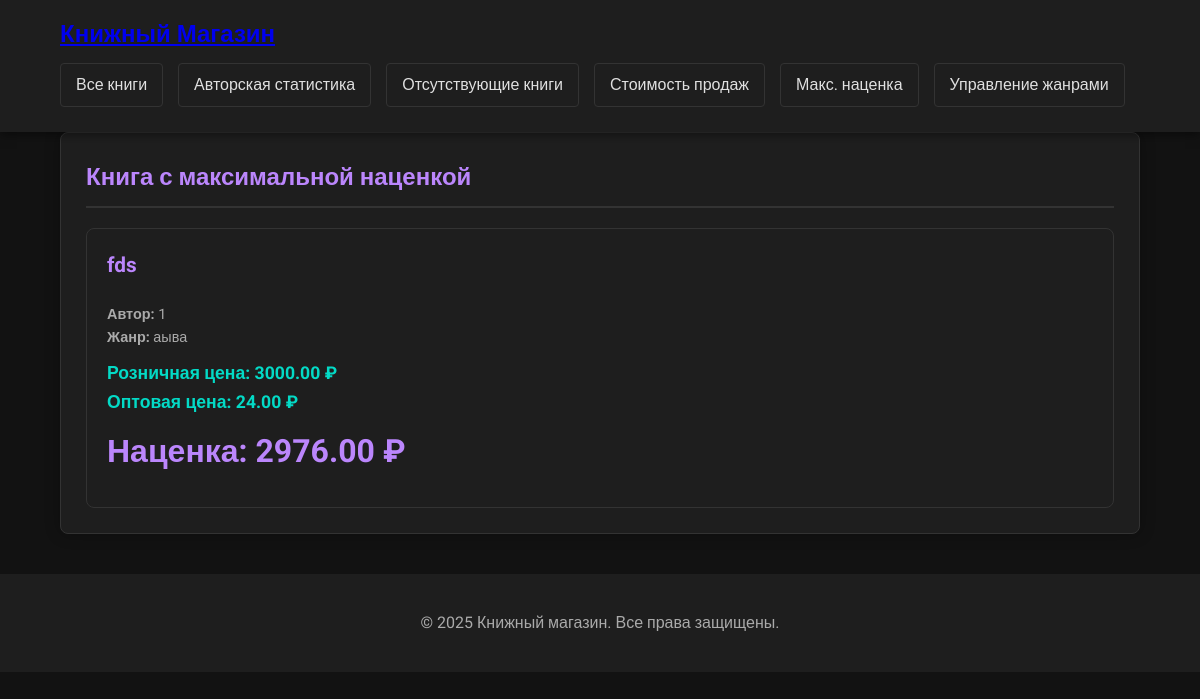
Page /books/price/difference/ on the committed database.
### books/models.py (models this page shows, shortened)
class Book(models.Model):
    MEDIUM_CHOICES = [
        ('P', 'Бумажная'),
        ('E', 'Электронная'),
        ('A', 'Аудио'),
    ]
    title = models.CharField(max_length=200, verbose_name="Название")
    author = models.CharField(max_length=100, verbose_name="Автор")
    code = models.CharField(max_length=50, unique=True, verbose_name="Шифр произведения")
    genre = models.ForeignKey(Genre, on_delete=models.CASCADE, verbose_name="Жанр")
    year = models.PositiveIntegerField(verbose_name="Год издания")
    pages = models.PositiveIntegerField(verbose_name="Количество страниц", blank=True, null=True)
    medium = models.CharField(max_length=1, choices=MEDIUM_CHOICES, verbose_name="Носитель")
    wholesale_price = models.DecimalField(max_digits=10, decimal_places=2, verbose_name="Оптовая цена")
    retail_price = models.DecimalField(max_digits=10, decimal_places=2, verbose_name="Розничная цена")
    stock = models.PositiveIntegerField(default=0, verbose_name="В наличии")
    sold = models.PositiveIntegerField(default=0, verbose_name="Продано")
    @property
    def price_difference(self):
        return self.retail_price - self.wholesale_price

class Genre(models.Model):
    name = models.CharField(max_length=100, unique=True, verbose_name="Название жанра")

### books/views.py (the view)
# urls.py: path('price/difference/', views.price_difference, name='price_difference'),
def price_difference(request):
    book = Book.objects.annotate(
        diff=ExpressionWrapper(
            F('retail_price') - F('wholesale_price'),
            output_field=DecimalField(max_digits=10, decimal_places=2)
        )
    ).order_by('-diff').first()
    if not book:
        messages.info(request, "В базе данных нет книг")
        return redirect('book_list')
    return render(request, 'books/price_difference.html', {'book': book})

### books/templates/books/price_difference.html
{% extends 'books/base.html' %}
    {% load static %}
{% block content %}
<div class="card">
    <h2>Книга с максимальной наценкой</h2>
    {% if book %}
    <div class="book-card">
        <h3>{{ book.title }}</h3>
        <div class="book-meta">
            <div><strong>Автор:</strong> {{ book.author }}</div>
            <div><strong>Жанр:</strong> {{ book.genre.name }}</div>
        </div>
        <div class="book-price">
            Розничная цена: {{ book.retail_price }} ₽
        </div>
        <div class="book-price">
            Оптовая цена: {{ book.wholesale_price }} ₽
        </div>
        <div class="stats-value">
            Наценка: {{ book.price_difference }} ₽
        </div>
    </div>
    {% else %}
    <p>Данные отсутствуют</p>
    {% endif %}
</div>
{% endblock %}

### static/books/css/style.css (style rules this page uses)
:root { --dark-bg: #121212; --dark-card: #1e1e1e; --dark-text: #e0e0e0; --dark-border: #333; --accent-color: #bb86fc; --accent-hover: #9a67ea; --danger: #cf6679; --success: #03dac6; }
body { font-family: 'Segoe UI', Tahoma, Geneva, Verdana, sans-serif; line-height: 1.6; margin: 0; padding: 0; background-color: var(--dark-bg); color: var(--dark-text); min-height: 100vh; }
.card { background: var(--dark-card); border-radius: 8px; box-shadow: 0 0 15px rgba(0,0,0,0.3); padding: 25px; margin-bottom: 25px; border: 1px solid var(--dark-border); }
.card h2 { margin-top: 0; color: var(--accent-color); border-bottom: 2px solid var(--dark-border); padding-bottom: 10px; }
.book-card { background: var(--dark-card); border: 1px solid var(--dark-border); border-radius: 8px; padding: 20px; transition: transform 0.3s, box-shadow 0.3s; position: relative; overflow: hidden; }
.book-card h3 { margin-top: 0; color: var(--accent-color); font-size: 1.3rem; }
.book-meta { color: #aaa; font-size: 0.9rem; margin-bottom: 10px; }
.book-price { font-weight: bold; color: var(--success); font-size: 1.1rem; }
.stats-value { font-size: 2rem; font-weight: bold; color: var(--accent-color); margin: 10px 0; }
.card, .book-card { animation: fadeIn 0.5s ease-out; }
.book-card { transition: all 0.3s ease; }

### books/templates/books/base.html (style rules this page uses)
body { font-family: 'Roboto', sans-serif; }

### rows in the picture
Book: title "fds", author "1", genre.name "аыва", retail_price "3000.00", wholesale_price "24.00", price_difference "2976.00"
